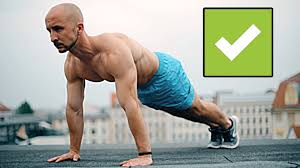
#> input picture push-ups/test1.jpeg, 300 x 168 px
$ python ResultReader.py
#> lines starting #> are read from the running program, lines starting #| are printed output that depends on the picture; long printed decimals are rounded
### Geometrics.py
import math


def dotproduct(v1, v2):

  return sum((a*b) for a, b in zip(v1, v2))


def length(v):

  return math.sqrt(dotproduct(v, v))


def angle(v1, v2):

  return math.acos(dotproduct(v1, v2) / (length(v1) * length(v2)))

### ResultReader.py
import json
import io
import math
from PIL import Image, ImageDraw, ImageFont
import Geometrics
f = open('test1_keypoints.json')
#> (reads test1_keypoints.json from the repository)
result = json.load(f)

def drawTextAndPoint(features, featureName, imgDraw):
    f = features[featureName]
    x = f["x"]
    y = f["y"]
    r = 20
    imgDraw.ellipse((x, y, x+r, y+r), fill=(255,0,0,128))
    imgDraw.text((x, y), featureName, fill=(255,255,255,255))

if(len(result["people"]) > 1):
    print("Warning: more than one person right now is not supported.")

targetPerson = result["people"][0]
targetKeyPoints = targetPerson["pose_keypoints_2d"]

featureF = open('featureList.txt')
#> (reads featureList.txt from the repository)
featureNameList = []
for line in featureF:
    feature = line[line.find(',')+3:line.find('}')-1]
    featureNameList.append(feature)

i = 0

features = {}

base = Image.open('./push-ups/test1.jpeg').convert('RGBA')
overLay = Image.new('RGBA', base.size, (255,255,255,0))
overLayDraw = ImageDraw.Draw(overLay)

for name in featureNameList:
    x = targetKeyPoints[i]
    y = targetKeyPoints[i+1]
    confidence = targetKeyPoints[i+2]
    i = i + 3
    features[name] = {"x":x,"y":y, "confidence":confidence}


drawTextAndPoint(features, "RHip", overLayDraw)

drawTextAndPoint(features, "LHip", overLayDraw)

drawTextAndPoint(features, "LAnkle", overLayDraw)

drawTextAndPoint(features, "RAnkle", overLayDraw)

drawTextAndPoint(features, "Neck", overLayDraw)

NeckHipV = [features["Neck"]["x"]- features["RHip"]["x"], features["Neck"]["y"]- features["RHip"]["y"]]
#> NeckHipV = [-52.32, -35.02]
HipAnkleV = [features["RHip"]["x"]- features["RAnkle"]["x"], features["RHip"]["y"]- features["RAnkle"]["y"]]
#> HipAnkleV = [-72.36, -47.33]

poseAngle = math.degrees(Geometrics.angle(NeckHipV, HipAnkleV))
#> poseAngle = 0.609

if(poseAngle>90):
    poseAngle = 180 - poseAngle

print(poseAngle)
#| 0.6092

if(poseAngle>10):
    print("Hip is too high")

out = Image.alpha_composite(base, overLay)
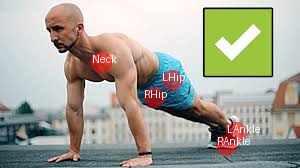
#> out: PIL image 300x168 RGBA; mean R, G, B, A 167.6, 167.1, 154.5, 255

out.show()
